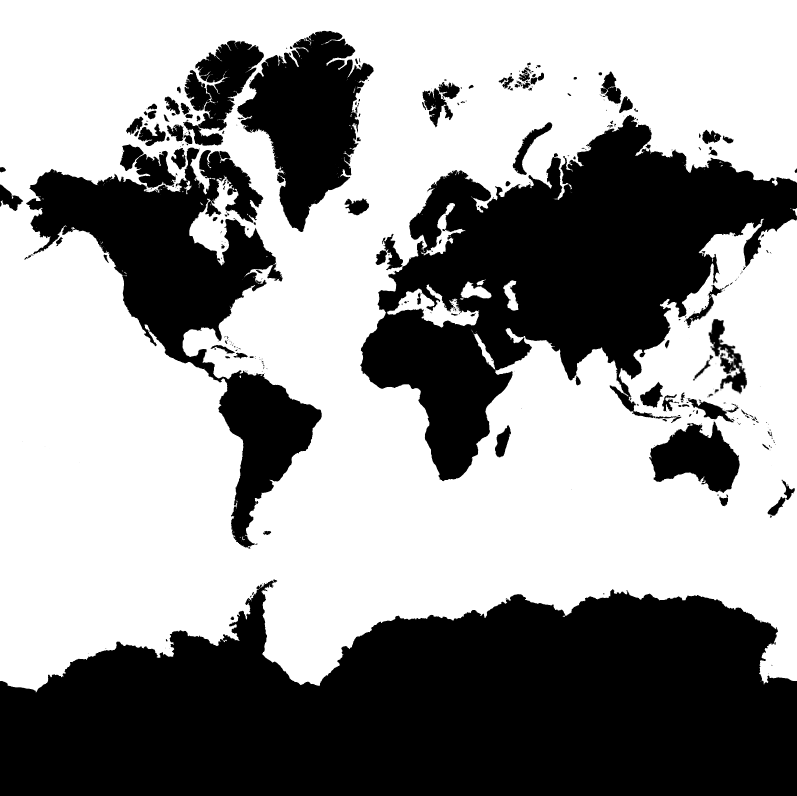
#> input picture assets/worldmap.png, 2391 x 2388 px (shown at 1/3 size)
$ python maptojson.py
#> lines starting #> are read from the running program, lines starting #| are printed output that depends on the picture
import json
from pathlib import Path
from PIL import Image


# --------------------------------------------------
# Configuration
# --------------------------------------------------

WIDTH = 780
HEIGHT = 420

# Get the folder containing this Python script
script_dir = Path(__file__).resolve().parent

# Input and output files
image_path = script_dir / "worldmap.png"
output_path = script_dir / "worldmap.json"


# --------------------------------------------------
# Check that the image exists
# --------------------------------------------------

if not image_path.exists():
    raise FileNotFoundError(
        f"Could not find worldmap.png at:\n{image_path}"
    )


# --------------------------------------------------
# Open and resize the image
# --------------------------------------------------

print(f"Opening image: {image_path}")

with Image.open(image_path) as img:
    # Resize to 195x105
#> img is the input picture: PIL image 2391x2388 RGBA; mean R, G, B, A 0.7, 0.7, 0.7, 107.2
    img = img.resize((WIDTH, HEIGHT))
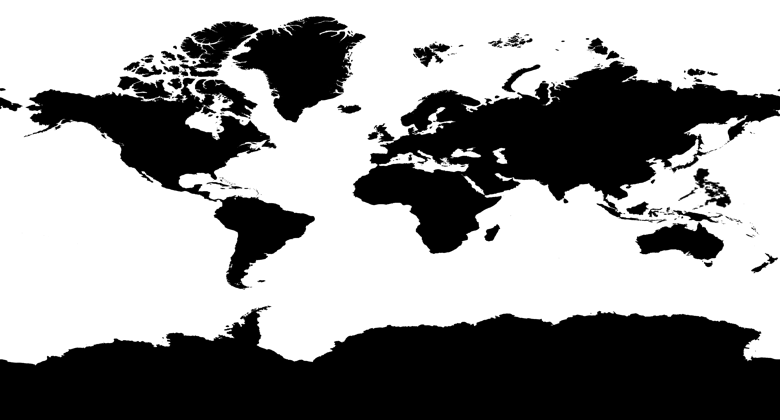
#> img: PIL image 780x420 RGBA; mean R, G, B, A 2.4, 2.4, 2.4, 107.2; transparent parts drawn white

    # Convert to RGBA so we can read the alpha channel
    img_rgba = img.convert("RGBA")

    # --------------------------------------------------
    # Convert image to binary data
    # --------------------------------------------------
    #
    # Transparent pixel (alpha == 0) -> "0"
    # Non-transparent pixel (alpha > 0) -> "1"
    #

    binary_data = []

    for y in range(HEIGHT):
        row = ""

        for x in range(WIDTH):
            r, g, b, a = img_rgba.getpixel((x, y))

            if a == 0:
                row += "0"
            else:
                row += "1"

        binary_data.append(row)
#> after the loop, binary_data = 420 items


# --------------------------------------------------
# Verify dimensions
# --------------------------------------------------

assert len(binary_data) == HEIGHT, (
    f"Expected {HEIGHT} rows, got {len(binary_data)}"
)

for y, row in enumerate(binary_data):
    assert len(row) == WIDTH, (
        f"Row {y} expected length {WIDTH}, got {len(row)}"
    )


# --------------------------------------------------
# Save as JSON
# --------------------------------------------------

with open(output_path, "w", encoding="utf-8") as f:
    json.dump(binary_data, f, separators=(",", ":"))


# --------------------------------------------------
# Done
# --------------------------------------------------

print("Conversion complete!")
print(f"Input : {image_path}")
print(f"Output: {output_path}")
print(f"Size  : {WIDTH} x {HEIGHT}")
print(f"Rows  : {len(binary_data)}")
#| Rows  : 420
print(f"Cols  : {len(binary_data[0])}")
#| Cols  : 780
